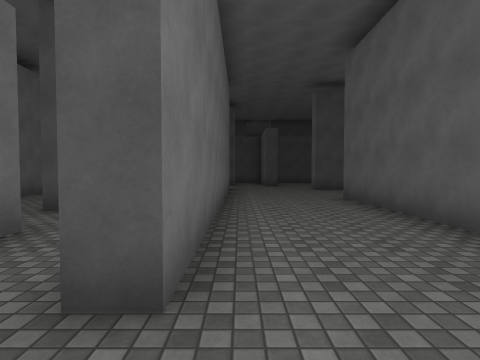
view 1 (above)

16 first-person views from a walk through a 3-D level made in the Unity game engine. The camera is 1.4 m above the floor, tilts 2° down and sees 80° across. The floor is counted in squares, 2 m on a side. Each view is taken from the middle of a square. On the plan, view 1 faces up. The plan holds only what a view shows up to about 10 squares ahead; the rest is blank. The place goes on beyond the plan. The player is left out. Surface patterns are stand-ins for the level's own textures.

view 2
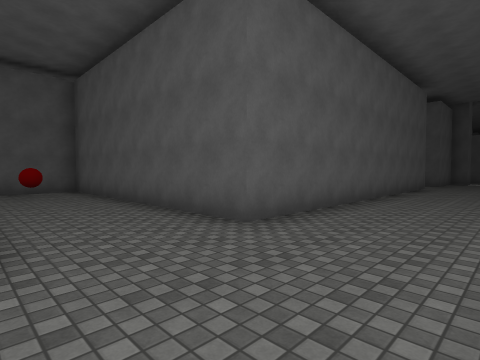

view 3
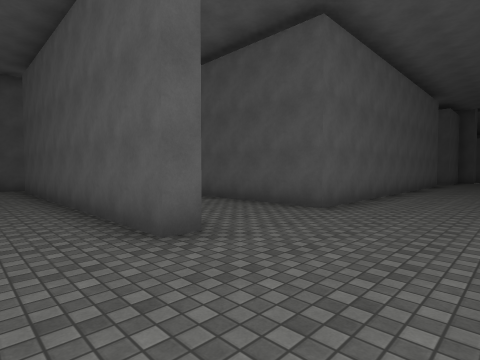

view 4
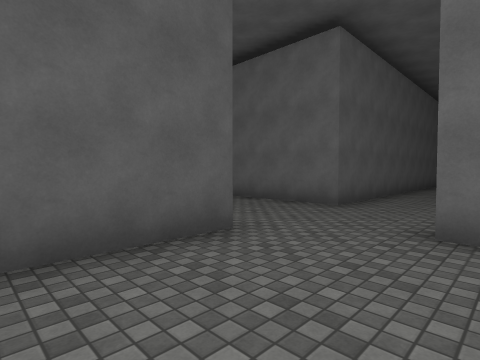

view 5
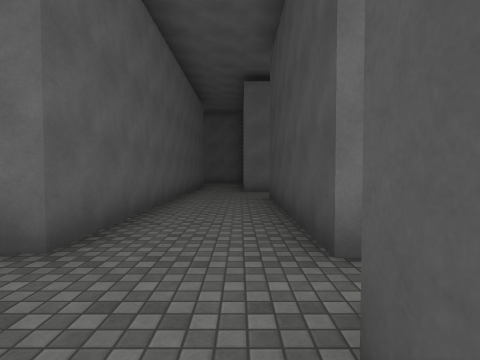

view 6
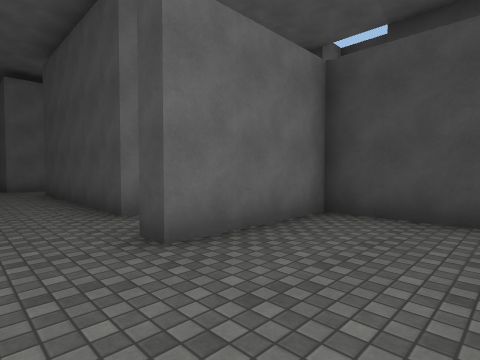

view 7
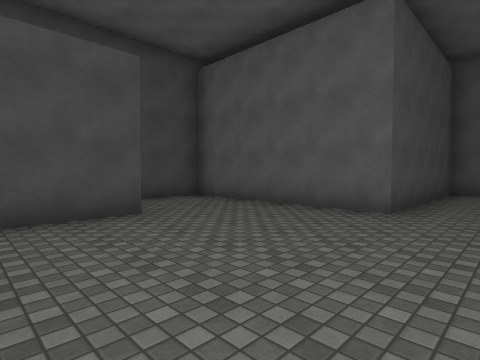

view 8
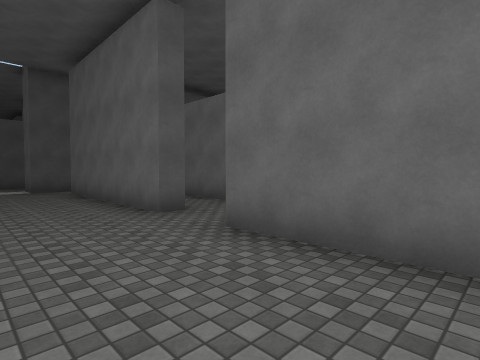

view 9
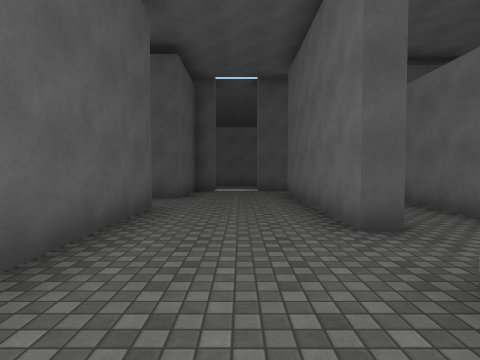

view 10
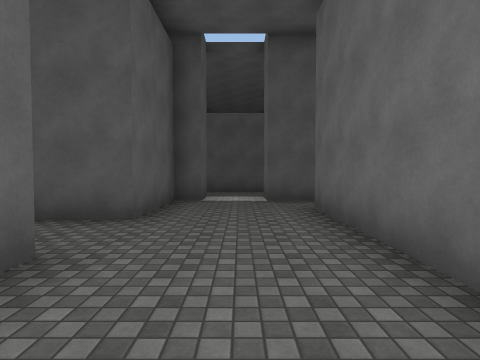

view 11
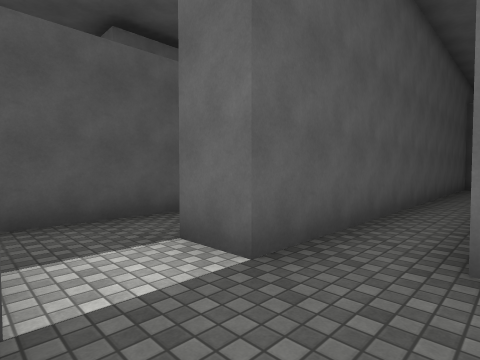

view 12
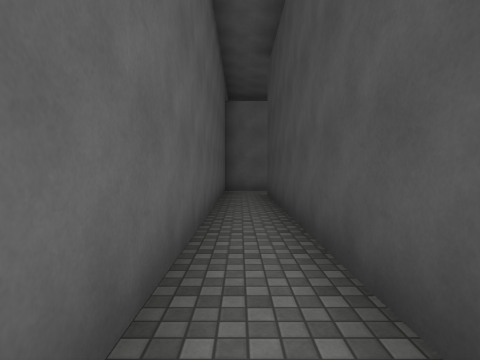

view 13
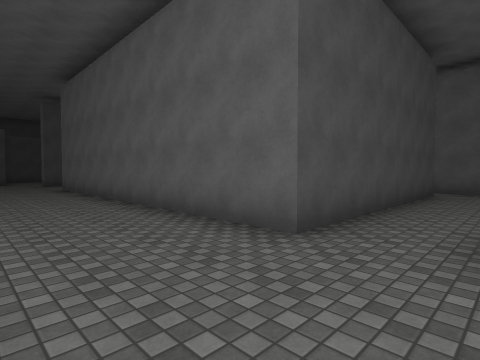

view 14
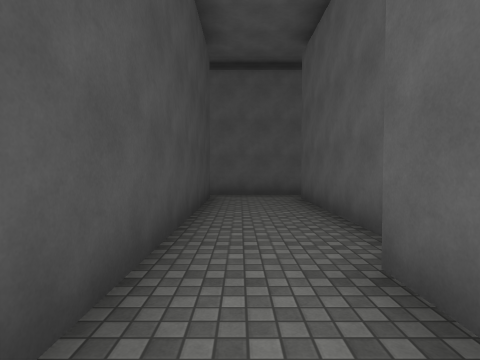

view 15
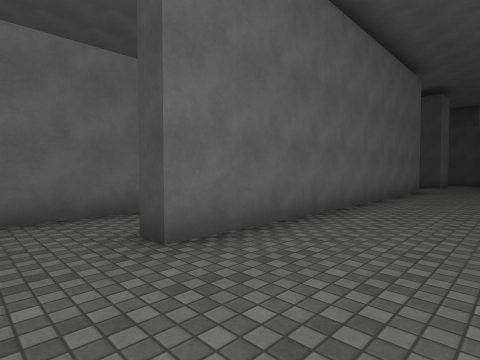

view 16
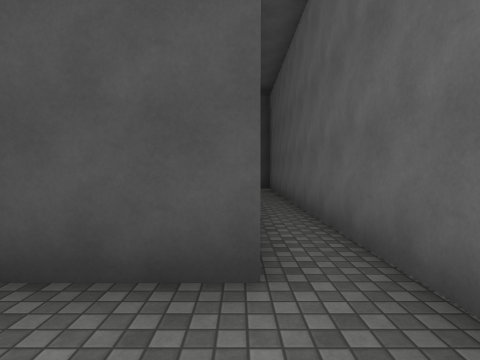

### Floor plan
Key: @ floor where view 1 was taken; # wall or solid block; . floor; B red ball.
Columns run from 11 left of view 1 to 12 right of it. Each row starts with its distance up from view 1.
 18                 ###
 17                 ..#
 16             ####..#
 15             #.....#
 14             #.....#
 13    ##.#######.....######
 12   ##...................#
 11    ....................#
 10    ########...######## #
  9           #.........B#
  8      #.   #..........#
  7       .   #...########
  6       ..  #...#      #
  5        .###...#      #
  4         ..#...#      #
  3         #.#...#      #
  2         #.#...#      #
  1         #.....#      #
  0         #..@..#      #
 -1         #.#...#      #
 -2         #.#...########
 -3         #.#..........#
 -4           #...##.....#
 -5 #.#########...########
 -6 #.............#
 -7 ############.##
 -8            ...
 -9           ####

Positions as (right, up) in squares from view 1, and headings:
1: (0, 0), facing up
2: (0, 10), facing down-right
3: (0, 12), facing down-right
4: (5, 13), facing down-left
5: (2, 12), facing left
6: (4, 11), facing up-left
7: (2, 11), facing up-right
8: (2, 4), facing down-left
9: (1, 3), facing down
10: (1, 0), facing down
11: (2, -5), facing down-left
12: (-1, -6), facing left
13: (0, -4), facing up-right
14: (2, -3), facing right
15: (2, 0), facing up-left
16: (9, -4), facing up
